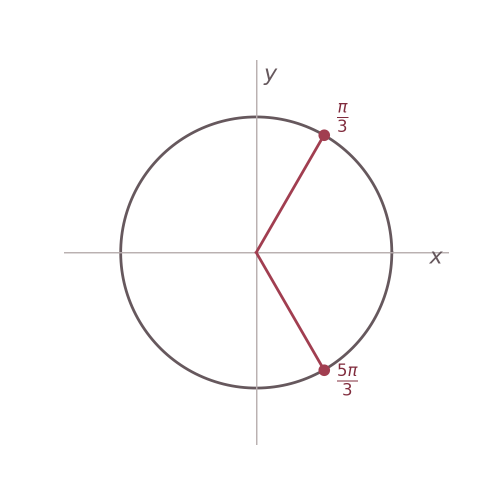
#> input picture lesson-materials-builder/assets/examples/trigonometric/figures/cosine.png, 1000 x 1000 px (shown at 1/2 size)
$ python -i build_pptx.py   (imports and definitions only)
#> lines starting #> are read from the running program, lines starting #| are printed output that depends on the picture; after the words box and inside, x2 and y2 are one past the last pixel; in counts of white or black regions, pixels touching at a corner belong together
#!/usr/bin/env python3
"""课件.md → .pptx

用法:
    python build_pptx.py 课件.md -o 课件.pptx
    python build_pptx.py 课件.md -o 课件.pptx --template assets/base.pptx

语法见 references/slides-spec.md。渲染时会执行结构校验并打印告警；
告警不中断渲染 —— 有些页面确实需要破例，把判断权留给人比强行拦截有用。
"""

import argparse
import math
import os
import re
import sys

from pptx import Presentation
from pptx.dml.color import RGBColor
from pptx.enum.shapes import MSO_SHAPE
from pptx.enum.text import MSO_ANCHOR, MSO_AUTO_SIZE, PP_ALIGN
from pptx.oxml import parse_xml
from pptx.oxml.ns import nsdecls, qn
from pptx.util import Emu, Inches, Pt

# Windows 控制台默认走 GBK，打印 ✓ 这类符号会抛 UnicodeEncodeError 而中断整个
# 渲染 —— 明明 pptx 已经写好了，却因为一行提示语前功尽弃。这里把输出流切到
# UTF-8；拿不到 reconfigure 的老解释器退化为替换不可编码字符，不再中断。
# [3 lines not run here, left out]

# --------------------------------------------------------------------------
# 版式常量（与 references/slides-spec.md 的几何表一一对应）
# --------------------------------------------------------------------------
# 16:9 的精确宽度是 12192000 EMU。写成 13.333 会得到 12191695，差 305 EMU ——
# 肉眼看不出来，但成品套进任何标准 16:9 底版都会错位，而且 --template 的尺寸校验
# 又拿这个数当基准，等于给自己立了个错标准。所以按 EMU 定义，不写小数英寸。
EMU_PER_IN = 914400
SLIDE_W = 12192000 / EMU_PER_IN     # 13.33333…in，正好 16:9
SLIDE_H = 6858000 / EMU_PER_IN      # 7.5in
MARGIN_X = 0.76
CONTENT_W = SLIDE_W - 2 * MARGIN_X  # 11.8133…，与示例版心 11.81 一致

# 页标题与正文区的位置、高度都取自用户示例 PPT 的占位符实测值。
# 页脚删除后 BODY_BOTTOM 从 6.1 放到 6.85 —— 正文区因此比上一版高 20%~25%，
# 这是本轮版面改善的主要来源。
TITLE_Y, TITLE_H = 0.39, 0.79
BODY_Y = 1.42
BODY_BOTTOM = 6.85
MIN_BODY_H = 1.60                  # 底部堆叠区挤占后的正文下限（低于此值告警）

# 底部堆叠区（强调块 / 驱动问题）按行数动态算高。旧版四处各手算一遍且数值
# 与元素真实高度对不上（强调块高 0.7 却扣 0.85，驱动问题高 0.85 却只扣 0.75），
# 两者同时出现时问题框会压住强调块 0.1in。现在统一由 bottom_stack() 分配。
EMPH_PAD = 0.16                    # 强调块上下内边距合计
EMPH_LINE = 0.62                   # 32pt 一行的高度
QUESTION_LINE = 0.47               # 24pt 一行的高度
GAP_BLOCK = 0.18                   # 强调块与驱动问题之间

# 封面：70pt 单行标题比正文宽，给多一点边距和更高的位置
COVER_TITLE_Y, COVER_TITLE_H = 2.05, 2.30
COVER_SUB_Y = 4.70

# 字族按角色分：示例里标题走主题的 +mj-ea（微软雅黑），正文则在 run 上把
# a:latin 与 a:ea 都硬编码成华文中宋。照搬这个分工 —— 西文与数学变量也跟着
# 正文走华文中宋，和示例一致，不另设 Times New Roman。
# 显式写死而不是靠继承：换 --template 底版时主题中文字体会变，而字体是契约。
FONT_TITLE = "微软雅黑"
FONT_BODY = "华文中宋"

SIZE_COVER, SIZE_COVER_LONG, SIZE_COVER_XLONG = 70, 54, 44
COVER_SHORT_CHARS, COVER_LONG_CHARS = 10, 14
SIZE_TITLE = 32
SIZE_BODY = 28
SIZE_SUB = 24
SIZE_SUB_MIN = 20                  # 二级要点字号下限
SUB_RATIO = SIZE_SUB / SIZE_BODY   # 二级/一级 = 0.857
SIZE_EMPH = 32                     # 结论句（!!!）唯一的渲染字号
SIZE_QUESTION = 24
SIZE_DETAIL = 16
SIZE_CAPTION = 20                  # 流程页图下的说明文字

COLOR = {
    "title": "29252A",
    "body": "39363A",
    "emph": "9B3447",
    "question": "76515A",
    "aux": "81777A",
    "accent": "9B3447",
    "emph_bg": "F8ECEC",
    # 与 make_figures.py 的 C["main"] 同值：图里的主曲线和版面上的流程箭头
    # 同色，是"同一套视觉语言"最省力的达成方式。
    "arrow": "2B6CB0",
}

# 需要配图的"概念建构段"版式。封面/重点/阐述属结论段，不要求配图。
CONSTRUCT_LAYOUTS = {"标题", "两栏", "纯图", "流程"}
LAYOUTS = {"封面", "标题", "两栏", "重点", "纯图", "流程", "阐述", "例题"}
# 这几个版式的渲染函数根本不读图片。作者在它们上面写 !img: 时，图会**无声消失** ——
# 渲染不出来的东西最危险，因为没有任何迹象提示"这里本来该有张图"。
# 所以 validate 必须专门为它们报一条，不能只靠"多图只渲染第 1 张"那条兜底。
NO_IMAGE_LAYOUTS = {"封面", "重点", "阐述"}
# 同一类问题的另一面：这两个版式从不调用 render_bottom_stack，写在它们上面的
# !ans: 会整段消失，而且因为答案本来就是"点一下才出现"，用户不会觉得少了东西。
NO_ANSWER_LAYOUTS = {"封面", "阐述"}

# [分步] 是本轮之前的版式名（同一过程拆成 N 张幻灯片）。现在渲染成单页流程，
# 保留别名让已经写好的 md 不必返工，同时在 validate 里提示改名。
LAYOUT_ALIAS = {"分步": "流程"}

# 两阶段自适应填充的参数。用户的要求是「可以适当调整字号，也可以通过多个换行
# 或者调整行间距来进行调整」，所以不做硬性居中，而是让文字块长到接近填满正文区。
#
# 字号阶梯上限取 30 而不是 32：页标题与强调块都是 32pt，正文若也到 32pt，
# 稀疏页上正文与标题同号，层级就只剩"加粗 + 颜色 + 位置"三种弱区分了。
SIZE_LADDER = (SIZE_BODY, 30)
FILL_TRIGGER = 0.58                # 占用率低于此值才启动填充
FILL_TARGET = 0.82                 # 填充目标：文字块高 / 正文区高
FILL_CEIL = 0.94                   # 硬上限：任何组合不得越过
SPARSE_WARN = 0.35                 # 拉满仍低于此值 → 告警"内容偏少"
LINE_SPACING = 1.30                # 基准行高倍数
SA_BASE = 10.0                     # 基准段后距 pt（对应 28pt 字号）
SA_MAX = 26.0                      # 段后距上限 pt
LS_MAX = 1.60                      # 行距上限
SUB_SPACE_RATIO = 0.40             # 二级要点段后距 = 一级 × 0.4

# 图片版式的分界：宽高比 < 1.5 的（竖幅/方形）并到文字右侧，>= 1.5 的横幅
# 上图下文占满版心。两种情况都水平居中。
IMAGE_AR_SPLIT = 1.5
COL_GAP = 0.35                     # 并排时文字列与图列的间隙
TEXT_COL_FRAC = (0.34, 0.56)       # 文字列宽占版心的夹取区间
IMG_TOP_FRACTION = 0.62            # 上图下文时图最多占正文区高度
IMG_TEXT_GAP = 0.28
MIN_IMG_H = 1.20                   # 图区低于此值告警
COL_STACK_GAP = 0.18               # [两栏] 同栏文字与图的间距
PLACEHOLDER_W, PLACEHOLDER_H = 3.20, 2.40

# [例题] 版式：题干贴顶，配图挂在题干下方偏右，**左下留白**给解答或老师的手写。
# 留白占比 0.60 是用户选定的（左六成）。这块地方是故意空着的，所以渲染器
# 在这里不跑 fit_block —— 那个函数的职责恰好是"把文字撑满可用高度"，方向相反。
EXAMPLE_LAYOUT = "例题"
EXAMPLE_SCRATCH_FRAC = 0.60        # 题干下方左侧留白占版心宽的比例
EXAMPLE_STMT_GAP = 0.30            # 题干与下方图文区的间距

# [流程] 版式：箭头宽与占位。图宽是按"着墨区等比"分出来的，箭头占得越宽留给图的
# 就越少，所以图排不开时逐档换更小的箭头。
FLOW_ARROW_LADDER = ((0.34, 0.12), (0.28, 0.08), (0.22, 0.05))
FLOW_ARROW_H = 0.30
FLOW_CAPTION_GAP = 0.12
FLOW_MAX_STEPS = 4
# 统一比例后图形的着墨高度低于此值，说明这组图的形状差异已经大到排不开了
FLOW_MIN_INK_H = 1.20
INK_WHITE_TOL = 12                 # 判定"白边"的灰度阈值（0–255）

# 收束类页面天然无需配图 —— 样本 PPT 里「实践探究」「课堂小结」「作业布置」
# 三页均为零图，这是常态而非疏漏。中学课件的这类页面用词相当固定，
# 所以用标题关键词识别它们，避免把正常版面误报成缺陷。
CONCLUSION_KEYWORDS = ("小结", "总结", "作业", "布置", "练习", "探究",
                       "回顾", "反思", "升华", "拓展", "板书")

BOLD_RE = re.compile(r"\*\*(.+?)\*\*")

# 受高度模型约束的文本框都取这个名字，便于 check_spacing_written 只查它们。
# 标题、封面副标题不参与填充，也就没有这一约束。
BODY_BLOCK = "body-block"

# 答案块（!ans:）的固定形状名。build() 渲染完之后靠它找到"要挂点击动画"的那个
# 形状 —— 与 BODY_BLOCK 同一套路（见 check_spacing_written）。名字保持纯 ASCII：
# 验证用的 .ps1 是 ANSI 读入的，只能拿 ASCII 字面量去断言它。
ANSWER_BLOCK = "answer-block"

# 底部堆叠区另外两块。上面那句注释原先把驱动问题写成「单行元素，不参与填充」——
# **那是错的**，`question_height()` 明明按 QUESTION_LINE 逐行算它的高度，
# 强调块同理（`emph_height()`）。错在注释，后果是本文件的两套行距校验都把
# 这两块漏掉了：它们各自手搓形状、不走 layout_block，于是谁也不给它们写 spcPts，
# 渲染出来的行高由字体自然行高决定 —— 模型说这个块多高，实际是另一个高度。
# 产出层第一次真跑时就撞上了：折成两行的 `!!!` 必报「行距未显式指定」，
# 而作者从 课件.md 里**改不掉**，只能把句子压成一行（那是绕过内容，不是修好）。
EMPH_BLOCK = "emph-block"
QUESTION_BLOCK = "question-block"


def is_conclusion_page(page):
    return any(k in page.title for k in CONCLUSION_KEYWORDS)


# --------------------------------------------------------------------------
# 高度模型：估算与渲染必须用同一个公式
# --------------------------------------------------------------------------
#
# 这一节是本文件的"度量衡"。版面填充要靠"这段文字有多高"来做决定，所以估值
# 不能只是保守猜测 —— 它必须与真正写进 XML 的行距、段后距逐项对得上，否则
# 填出来的版面与预期不符，而且换底版后还会再变一次。
#
# 关键约束：p.line_spacing 必须传 Pt(...) 而不是浮点倍数。浮点会序列化成
# <a:spcPct val="130000"/>，那是"字体自然行高的 130%" —— 各字体的自然行高
# 不同，模型立刻失真。Pt() 写成 <a:spcPts val="3640"/>，是绝对值。

def line_h(size, line_spacing=LINE_SPACING):
    """一行文字的高度（英寸）。与写入 XML 的 spcPts 同源。"""
    return size * line_spacing / 72.0


# [8 lines left out: function sub_size, not called in this run]


def default_space_after(size):
    return SA_BASE * size / SIZE_BODY


# [5 lines left out: function _line_count, not called in this run]


def emph_height(text, width_in=CONTENT_W):
    return EMPH_PAD + _line_count(text, width_in, SIZE_EMPH) * EMPH_LINE


def question_height(text, width_in=CONTENT_W):
    return _line_count(text, width_in, SIZE_QUESTION) * QUESTION_LINE


# [151 lines left out: functions answer_in_stack, answer_height, bottom_stack_height, body_zone, text_height, fit_block, not called in this run]


# --------------------------------------------------------------------------
# 解析
# --------------------------------------------------------------------------

class Page:
    # [18 lines left out: function __init__, not called in this run]

    @property
    def has_image(self):
        return bool(self.images or self.steps or self.left_img or self.right_img)


# [10 lines left out: function _split_frontmatter, not called in this run]


IMG_RE = re.compile(r"^!img:\s*(\S+)(.*)$")
ANSWER_RE = re.compile(r"^!ans:\s*(.*)$")
STEP_RE = re.compile(r"^\d+\.\s*!img:\s*(\S+)\s*(?:\|\s*(.*))?$")
HEAD_RE = re.compile(r"^#\s*(?:\[([^\]]+)\]\s*)?(.*)$")
BULLET_RE = re.compile(r"^(\s*)-\s+(.*)$")


# [677 lines left out: functions _parse_size_opts, parse, set_run_font, add_rich, textbox, image_aspect and 17 more, not called in this run]


def ink_box(path):
    """着墨区（四周纯白边之内真正有图形的那块）占整张画布的比例与中心。

    返回 (w_ratio, h_ratio, cx_ratio, cy_ratio)。取不到（没装 Pillow、坏图、
    整张纯白、着墨区小到不成形）返回 None —— 调用方退化为"整张画布即图形"。
    """
    try:
        from PIL import Image, ImageChops
        with Image.open(path) as im:
#> im is the input picture: PIL image 1000x1000 RGBA; mean R, G, B, A 252.8, 252.1, 252.3, 255
            if getattr(im, "is_animated", False):
                im.seek(0)
            rgba = im.convert("RGBA")
            W, H = rgba.size
#> W = 1000; H = 1000
            if W < 4 or H < 4:
                return None
            flat = Image.alpha_composite(
                Image.new("RGBA", rgba.size, (255, 255, 255, 255)), rgba
            ).convert("RGB")
            # 透明像素按白处理：出图脚本给的透明背景等同于白背景
            mask = ImageChops.difference(
                flat, Image.new("RGB", flat.size, (255, 255, 255))
            ).convert("L").point(lambda v: 255 if v > INK_WHITE_TOL else 0)
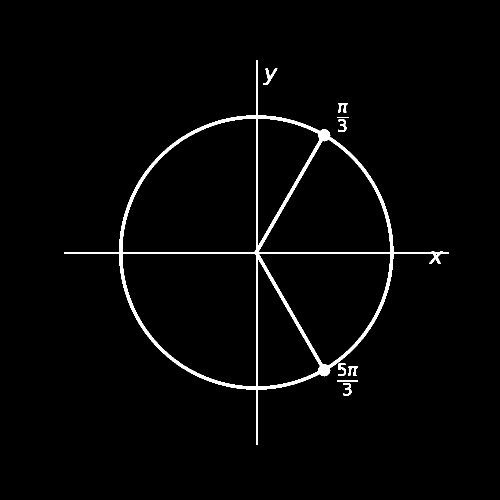
#> mask: PIL image 1000x1000 L (shown at 1/2 size); 2.1% white; 9 white regions, largest, box (x1, y1, x2, y2) and area: (128, 120, 898, 890) 19555, (527, 137, 555, 170) 290, (676, 727, 692, 752) 196
            box = mask.getbbox()
#> box = (128, 120, 898, 890)
    except Exception:
        return None
    if box is None:
        return None                    # 整张纯白，没有可用的着墨区
    l, t, r, b = box
#> l = 128; t = 120; r = 898; b = 890
    iw, ih = (r - l) / W, (b - t) / H
#> iw = 0.77; ih = 0.77
    # 细到不足 2% 的着墨区多半是扫描噪点或一条边框线。照它裁会得到 l+r≈1 的
    # 退化裁切，PowerPoint 那边直接报文件损坏 —— 宁可退回不裁。
    if iw < 0.02 or ih < 0.02:
        return None
    return iw, ih, (l + r) / 2.0 / W, (t + b) / 2.0 / H


# [278 lines left out: functions flow_plan, render_flow, render_example, not called in this run]


RENDERERS = {
    "封面": render_cover,
    "标题": render_generic,
    "两栏": render_two_col,
    "重点": render_emph_page,
    "纯图": render_full_image,
    "流程": render_flow,
    "阐述": render_detail,
    "例题": render_example,
}


# --------------------------------------------------------------------------
# 校验
# --------------------------------------------------------------------------

# --------------------------------------------------------------------------
# 文字规范性检查（规则 9）
# --------------------------------------------------------------------------
# 本技能对"写多少"一直管得很严（标题 ≤12 字、一级要点 ≤6 行、每页 ≤1 个 !!!），
# 对"怎么写"却一个字都没管 —— 于是「体积谁都会算」「斜着推一下」这类口水话
# 能一路零告警地通过构建。这一节补的就是那个缺口。
#
# 只告警，不拦截（沿用本文件「告警是提示不是错误」的取向）：语体是判断题，
# 有些页面确实需要破例，把判断权留给人比强行拦截有用。

# 口语痕迹词典。命中即报，高置信 —— 这些词在数学课件的要点行里没有正当用法。
_SPOKEN_WORDS = ("我们", "咱们", "一下", "谁都会", "都知道", "很明显",
                 "还行吗", "凭什么")
# 「它」单独看，因为它以「其它」的形式合法出现在数学表述里
_PRONOUN_RE = re.compile(r"(?<!其)它")

# 散文断句的判据（启发式，低置信）。阈值是拿两份实际产出校准的：
#
#   命中（都是真该改的）：
#     一叠整齐的书，形状是长方体，体积是 V = Sh     ← 三个信息串在一行
#     书没有增减，只是错位 ——                       ← 句子断在破折号上，下一条接着写
#     圆锥底面半径 r，高 h，求体积                    ← 三个信息串在一行
#   不命中（都是合法的）：
#     若截得的两个截面面积总相等，则两个几何体的体积相等   ← 「若…则…」本就只有一个逗号
#     等高处截面面积相等，则体积相等
#     两个公式：柱体 V = Sh、锥体 V = 1/3 Sh          ← 用顿号并列，不是散文
#     反例：等高同底的圆锥与圆柱，中间截面不等
#
# 所以判据是「逗号 ≥2」（多个小句）而不是「字数 ≥N」，后者会在 25 字的
# 「若…则…」上误报。阈值定得偏严是有意的：误报会训练人忽略告警。
_PROSE_COMMA_MIN = 2
_PROSE_LONG_COMMA_MIN = 1
_PROSE_LONG_CHARS = 30
# 结尾悬空 == 这一条是半句话，下一条接着写。这是「把一句话拆成两条要点」的
# 直接症状，比任何长度阈值都准。「：」不算 —— 那是标签，下面接子要点是合法的。
_PROSE_DANGLING_RE = re.compile(r"[，、——]$")

# 驱动问题（>）不看语体：它本来就该是一句问话，正当使用「吗/呢/凭什么」。
# 没有这条豁免，「体积凭什么不变？」这类合格的驱动问题会被逼着改成不自然的问句。
# 阐述页只看词典、不看断句启发式：那是给评委看的 16pt 论述条目，成句是它的本分。
_WORDING_SKIP_LAYOUTS = {"封面"}


# [45 lines left out: function check_wording, not called in this run]


def _ellipsis(text, n=22):
    return text if len(text) <= n else text[:n] + "…"


# [58 lines left out: function validate, not called in this run]


# --------------------------------------------------------------------------
# 单击显现动画
# --------------------------------------------------------------------------
# 解答块（!ans:）在放映时**点击一次才出现** —— 教案里写着"引导学生思考讨论"的地方，
# 一上屏就摊开答案，讨论就没了。做法是给那个形状挂一个 PowerPoint 最老的进入效果
# （Appear，presetID=1），它从 PowerPoint 2000 起就没变过。
#
# ⚠ 这段 XML 是**唯一**一处会写坏产出的地方，所以有三条硬约定：
#
# 1. **不许写 hidden="1"。** 一个形状显不显示完全由下面这段 timing 决定（作者那份
#    参赛 PPT 里 hidden 出现 0 次，18 个单击效果全靠 timing）。所以"不注入 timing"
#    天然等于"答案直接显示" —— 版面分毫不差，只是少了一次点击，这是**正确**的退化。
#    可要是写了 hidden="1" 再退化，答案就成了永远不出现：版面看着完全正常，
#    只是那块东西没了。那才是真正的损坏，且没有迹象。
# 2. **只用主序列（mainSeq）+ 单击触发。** 不碰 p:bldLst（逐段/逐行揭示要文本构建
#    XML，风险面大得多），不做自动播放（delay 一律 indefinite），不做退出与强调。
# 3. **一页一个效果。** 页面上至多一个答案块（多行 !ans: 合成一块），所以每页的
#    主序列里最多一个单击组。
#
# 结构取自一份参赛课件的 ppt/slides/slide5.xml ——
# 那是该文件里最简的一处（timing=1、clickEffect=1、bldLst=0、hidden=0，1215 字节），
# 正好是一个"点一下出一块"的最小样例。层级逐字照抄，只换 id 与 spid：
#
#   p:timing / p:tnLst / p:par / p:cTn(nodeType=tmRoot)
#     p:childTnLst              ← python-pptx 的空骨架只有这一层，seq 要自己补
#       p:seq(nextAc=seek) / p:cTn(nodeType=mainSeq)
#         p:childTnLst
#           p:par / p:cTn(fill=hold, cond delay=indefinite)   ← "等一次点击"
#             p:par / p:cTn(fill=hold, cond delay=0)
#               p:par / p:cTn(presetClass=entr, presetID=1, nodeType=clickEffect)
#                 p:set / p:cBhvr / p:tgtEl / p:spTgt spid=N
#                              / p:attrNameLst / style.visibility
#                       / p:to / p:strVal visible
#         p:prevCondLst、p:nextCondLst                           ← 前后翻页要能跳过它
#
# 用 python-pptx 的 get_or_add_timing() + get_or_add_childTnLst() 建骨架，**不要用**
# CT_TimeNodeList._add_childTnLst：它内部先 remove 掉已有 timing 再重建，会连视频
# 那类已经写好的时序一起抹掉。
CLICK_REVEAL = True

_ANIM_HTML = """<p:seq {ns} concurrent="1" nextAc="seek">
  <p:cTn id="{main}" dur="indefinite" nodeType="mainSeq">
    <p:childTnLst>
      <p:par><p:cTn id="{grp}" fill="hold">
        <p:stCondLst><p:cond delay="indefinite"/></p:stCondLst>
        <p:childTnLst>
          <p:par><p:cTn id="{sub}" fill="hold">
            <p:stCondLst><p:cond delay="0"/></p:stCondLst>
            <p:childTnLst>
              <p:par><p:cTn id="{eff}" presetID="1" presetClass="entr"
                            presetSubtype="0" fill="hold" nodeType="clickEffect">
                <p:stCondLst><p:cond delay="0"/></p:stCondLst>
                <p:childTnLst>
                  <p:set>
                    <p:cBhvr>
                      <p:cTn id="{set}" dur="1" fill="hold">
                        <p:stCondLst><p:cond delay="0"/></p:stCondLst>
                      </p:cTn>
                      <p:tgtEl><p:spTgt spid="{spid}"/></p:tgtEl>
                      <p:attrNameLst><p:attrName>style.visibility</p:attrName></p:attrNameLst>
                    </p:cBhvr>
                    <p:to><p:strVal val="visible"/></p:to>
                  </p:set>
                </p:childTnLst>
              </p:cTn></p:par>
            </p:childTnLst>
          </p:cTn></p:par>
        </p:childTnLst>
      </p:cTn></p:par>
    </p:childTnLst>
  </p:cTn>
  <p:prevCondLst><p:cond evt="onPrev" delay="0">
    <p:tgtEl><p:sldTgt/></p:tgtEl></p:cond></p:prevCondLst>
  <p:nextCondLst><p:cond evt="onNext" delay="0">
    <p:tgtEl><p:sldTgt/></p:tgtEl></p:cond></p:nextCondLst>
</p:seq>"""


# [197 lines left out: functions apply_click_animations, _add_appear_on_click, blank_layout, drop_all_slides, build, check_spacing_written, not called in this run]


# --------------------------------------------------------------------------
# 字形覆盖检查
# --------------------------------------------------------------------------
# 字体里没有某个字形时 Python 不报错、python-pptx 不报错、PowerPoint 打开也不报错 ——
# 它只是把那个字画成一个方框。缩略图里方框看着就像一坨正常的字，只有逐字读才发现。
# 这是全套校验里唯一"渲染成功但内容是错的"的失败模式，所以只能自己去查 cmap。
#
# 实测（Windows 11 自带字体，fontTools 读 cmap）：
#     微软雅黑 msyh.ttc 与 华文中宋 STZHONGS.TTF **都缺**
#         ₁ ₂ ⟹ ⅓ ⟷ ⇒ ∅
# 数学课件偏偏爱用下标和箭头，这批字符正是高危区。缺字形时 PowerPoint 有时会回退到
# 别的字体顶上 —— 于是同一个符号在相邻两页长得不一样，观感不可控；WPS 与老版本
# PowerPoint 则直接画方框。两种结局都不该靠运气，所以报出来让人换字符。

_FONT_FILES = {
    "微软雅黑": ("msyh.ttc", "msyh.ttf", "msyhbd.ttc"),
    "华文中宋": ("STZHONGS.TTF", "STZHONGS.ttf"),
    "等线": ("Deng.ttf", "Dengb.ttf"),
    "宋体": ("simsun.ttc",),
    "黑体": ("simhei.ttf",),
    "楷体": ("simkai.ttf",),
}

# 变体选择符、零宽字符之类不需要字形，查了只会误报
_GLYPH_EXEMPT = {0x200B, 0x200C, 0x200D, 0xFE0E, 0xFE0F}

_cmap_cache = {}


# [120 lines left out: functions _cmap_for, _faces_of, check_glyphs, main, not called in this run]


# [2 lines not run here, left out]

>>> result = ink_box('../assets/examples/trigonometric/figures/cosine.png')
#> result = (0.77, 0.77, 0.513, 0.505)
